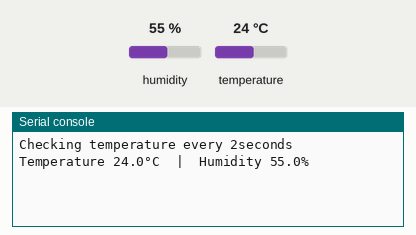
The program below on a simulated MicroPython board. On the bench: the last lines printed to the serial console. The test bench sets the inputs (shaded band); at power-on: humidity 55 %, temperature 24 °C.

Above: at 1.2 s.
1.3 s: humidity set to 22 %
At 2.9 s:
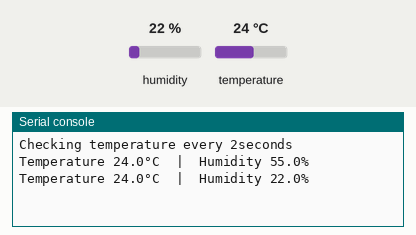
4.0 s: temperature set to 12 °C
At 5.3 s:
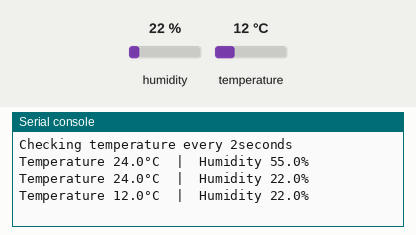
6.7 s: humidity set to 40 %
At 8.8 s:
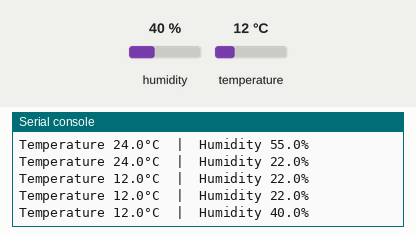
Timing chart, 0 to 10.3 s (numbered marks = the images above; inputs shaded):
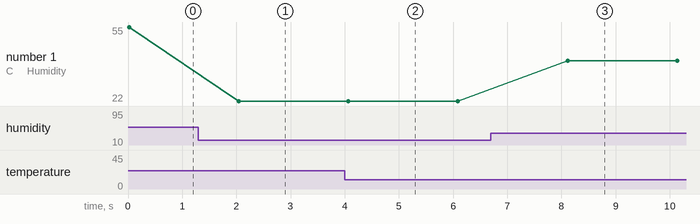

Measured:
- after the input at 1.3 s, the serial console: prints a new line after 0.75 s (image 1)
- after the input at 4.0 s, the serial console: prints a new line after 0.07 s (image 2)
- after the input at 6.7 s, the serial console: prints a new line after 1.4 s (image 3)
- plotted number 1: 55 → 22 after the input at 1.3 s, 22 → 40 after the input at 6.7 s

The program:

example.py
```python
from machine import Pin
import dht
import time

dht_pin = Pin(14) #D5 GPIO 14
refresh_rate = 2  #Seconds (DHT22 maximum sampling rate)

dht_sensor = dht.DHT22(dht_pin)

def get_readings():
  dht_sensor.measure()

  temperature = dht_sensor.temperature()
  humidity = dht_sensor.humidity()
  # temperature = temperature * (9/5) + 32.0  #Fahrenheit

  return temperature, humidity


def main():
  print('Checking temperature every ' + str(refresh_rate) + 'seconds')
  while True:
    try:
      temp, hum = get_readings()
      print("Temperature " + str(temp) + "°C  |  Humidity " + str(hum) + "%")
      time.sleep(refresh_rate)
    except KeyboardInterrupt:
      break

main()
```
